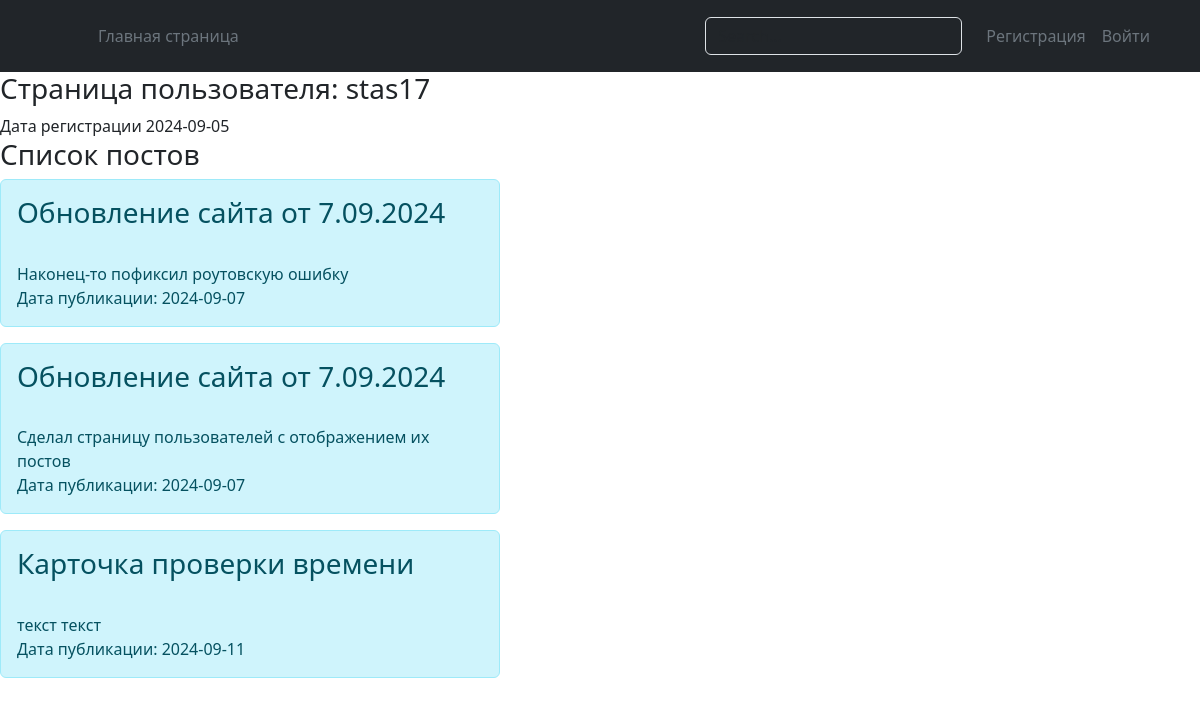
/user/6, run on an earlier commit of the app's database.
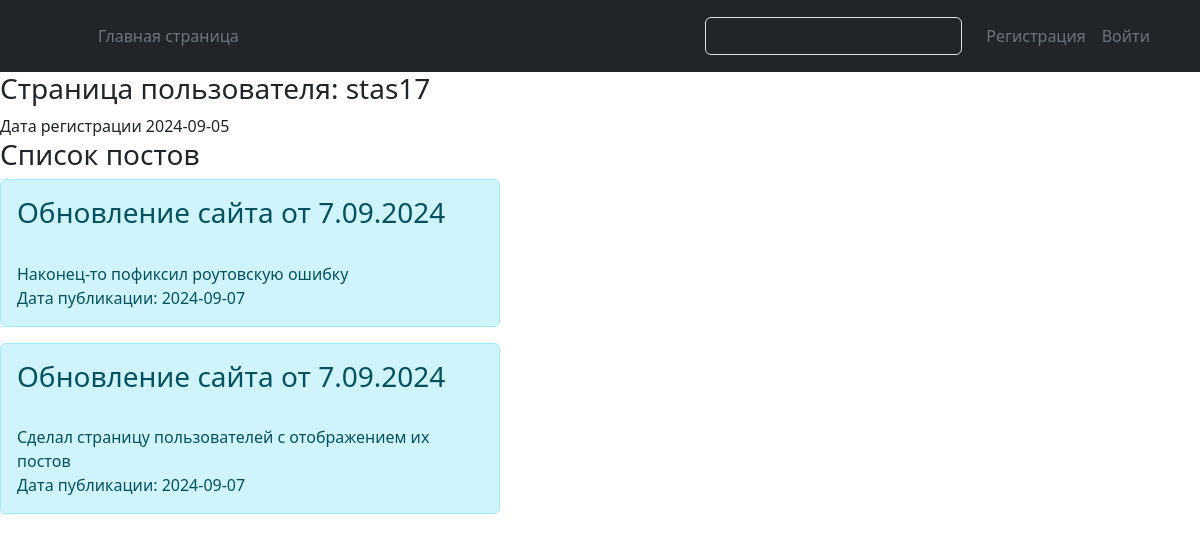
And on a later commit of the database.
### app.py (models this page shows, shortened)
class User(db.Model, UserMixin):
    id = db.Column(db.Integer, primary_key=True)
    username = db.Column(db.String(30), nullable=False, unique=True, index=True)
    password = db.Column(db.String)
    rol = db.Column(db.String(15), index=True)
    date_registration = db.Column(db.DateTime, default=datetime.utcnow)
    user_cards = db.relationship("Cards", backref="user")

class Cards(db.Model):
    id = db.Column(db.Integer, primary_key=True)
    name = db.Column(db.String, nullable=False)
    text = db.Column(db.Text)
    date_add_card = db.Column(db.DateTime, default=datetime.utcnow)
    user_id = db.Column(db.Integer, db.ForeignKey('user.id'))

### app.py (the view)
@app.route('/user/<id>')
def acc_user(id):
    user = User.query.get_or_404(id)
    return render_template('user_acc.html', user=user)

### templates/user_acc.html (shortened to what this page needs)
{% extends 'base.html' %}
{% block body %}
<h3> Страница пользователя: {{ user.username }} </h3>
Дата регистрации {{  user.date_registration.date()  }}
<br><h3>Список постов</h3>
{% for post in user.user_cards %}
<div class="alert alert-dismissible alert-info col-5"
                         role="alert"
                         id="alert">
    <h3>{{ post.name }}<br></h3>
<br>{{ post.text }}<br>
Дата публикации: {{ post.date_add_card.date() }}
</div>
    {% endfor %}
{%  endblock %}

### templates/base.html (shortened to what this page needs)
<!DOCTYPE html>
<html lang="en">
<head>
    <link href="https://cdn.jsdelivr.net/npm/bootstrap@5.3.3/dist/css/bootstrap.min.css" rel="stylesheet">
<header class="p-3 text-bg-dark">
    <div class="container">
      <div class="d-flex flex-wrap align-items-center justify-content-center justify-content-lg-start">
        <a href="/" class="d-flex align-items-center mb-2 mb-lg-0 text-white text-decoration-none">
          <svg class="bi me-2" width="40" height="32" role="img" aria-label="Bootstrap"><use xlink:href="#bootstrap"></use></svg>
        </a>
        <ul class="nav col-12 col-lg-auto me-lg-auto mb-2 justify-content-center mb-md-0">
            <li><a href="/index" class="nav-link px-2 text-secondary">Главная страница</a></li>
        </ul>
        <form class="col-12 col-lg-auto mb-3 mb-lg-0 me-lg-3" role="search">
          <input type="search" class="form-control form-control-dark text-bg-dark" placeholder="Search..." aria-label="Search">
        </form>
          {% if current_user.is_authenticated  %}
          <a href="/personal_acc" class="nav-link px-2 text-secondary">Личный кабинет</a>
          <a href="/logout" class="nav-link px-2 text-secondary">Выйти</a>
          {% else %}
          <a href="register" class="nav-link px-2 text-secondary">Регистрация</a>
          <a href="login" class="nav-link px-2 text-secondary">Войти</a>
          {% endif %}
      </div>
    </div>
  </header>
<body>
{% block body %}
{% endblock %}
</body>
</html>

What changed in the data, as far as the page shows it:
removed Cards: name "Карточка проверки времени", text "текст текст", date_add_card "2024-09-11"
